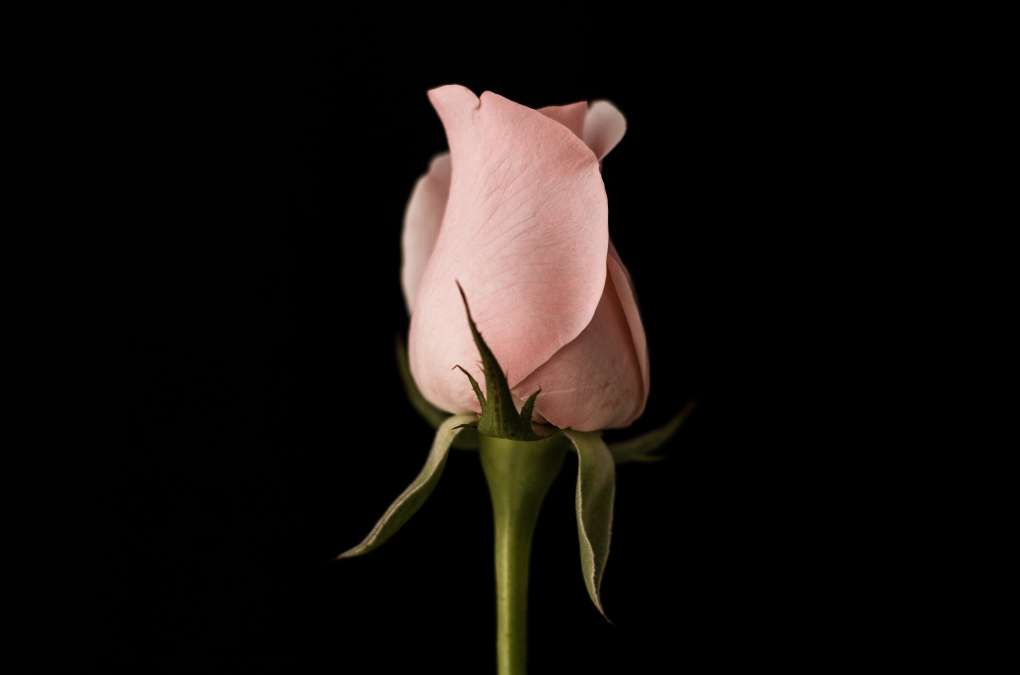
#> input picture second_term/openedu_cv/hw2/img/alisa-olaivar-5bjgzAPKzpI-unsplash.jpg, 5097 x 3372 px (shown at 1/5 size)
$ jupyter execute Week2.ipynb   (shell and % lines are left out)
#> lines starting #> are read from the running program, lines starting #| are printed output that depends on the picture; after the words box and inside, x2 and y2 are one past the last pixel; in counts of white or black regions, pixels touching at a corner belong together
# Обзор возможностей OpenCV

OpenCV — библиотека компьютерного зрения и машинного обучения с открытым исходным кодом. Библиотека имеет интерфейсы на различных языках: Java, C++, Matlab и, конечно, Python.

<a href='https://readthedocs.org/projects/opencv-python-tutroals/downloads/pdf/latest/' target='_blank'>Здесь</a> можно ознакомиться с официальной документацией и примерами.

## Установка OpenCV

После успешной установки, перезагрузите ядро и убедитесь, что используется версия 4.4.0

[cell 1]
import cv2
print('OpenCV version:', cv2.__version__)

## Палитра, каналы

Для отображения изображений в блокноте, будем использовать библиотеку matplotlib:

[cell 2]
import matplotlib.pyplot as plt

Создадим каталог img и поместим в него изображение

[cell 3]
path = 'img/'
file_name = 'alisa-olaivar-5bjgzAPKzpI-unsplash.jpg'

С помощью команды cv2.imread() выполним чтение изображения

[cell 4]
img = cv2.imread(path + file_name)
#> img is the input picture: shape (3372, 5097, 3); mean B, G, R 14.3, 16.7, 21.2

Объект img является массивом типа ndarray, что позволяет с легкостью выполнять различные операции с ним и, как следствие, с изображением. Рассмотрим его структуру

[cell 5]
print(type(img))
#| <class 'numpy.ndarray'>
print(img.shape)
#| (3372, 5097, 3)

Итак, размерность массива (3372, 5097, 3). Первые два числа отвечают за разрешение изображения. Первое число, 3372 — высота изображения в пикселях (или количество строк в массиве), второе число, 5097 — ширина (или количество столбцов). Третье значение указывает на информацию, которая содержится о каждом пикселе. В данном случае (для цветного изображения в формате RGB) мы имеем дело с интенсивностью соответствующих каналов.

Давайте выведем изображение, хранимое в виде массива, на экран. Для этого используем команду imshow():

[cell 6]
plt.imshow(img)
plt.show()

Если сравнить исходное изображение и то, что отобразилось выше, можно заметить некоторое несоответствие по цветам.

<b>Важно!</b> Отметим на этом этапе два важных замечания. Во-первых, изображение по умолчанию представляется в обратной палитре BGR, а не привычной RGB. Для корректного отображения, необходимо поменять каналы R и B местами. Во-вторых, разрешение изображения считается от верхнего левого угла (можно заметить соответствующую систему координат).

Поменять каналы R и B можно вручную, но куда проще воспользоваться следующей встроенной функцией:

[cell 7]
RGB_img = cv2.cvtColor(img, cv2.COLOR_BGR2RGB)
plt.imshow(RGB_img)
plt.show()

Большинство команд, возвращает кортеж значений, так что для удобства рекомендуем пользоваться следующим синтаксисом:

[cell 8]
h, w, c = img.shape
#> h = 3372; w = 5097; c = 3
print('Width:  ', w)
#| Width:   5097
print('Height: ', h)
#| Height:  3372
print('Channels:', c)
#| Channels: 3

[cell 9]
B, G, R = img[774][2500]
#> B = 177; G = 183; R = 226
print('Red channel:', R)
#| Red channel: 226
print('Green channel: ', G)
#| Green channel:  183
print('Blue channel:  ', B)
#| Blue channel:   177

И не забывайте, в какой палитре сохранено изображение, так как это влияет на порядок значений!

[cell 10]
R, G, B = RGB_img[774][2500]
print('Red channel:', R)
#| Red channel: 226
print('Green channel: ', G)
#| Green channel:  183
print('Blue channel:  ', B)
#| Blue channel:   177

Обращаясь к определенным каналам пикселей, мы можем изменить их интенсивность. Например обнулить каналы R и B:

[cell 11]
import numpy as np

[cell 12]
green_img = RGB_img.copy()

green_img[:, :, 0] = 0
green_img[:, :, 2] = 0

plt.imshow(green_img)
plt.show()

Или установить интенсивность канала R для всех пикселей, равной 250:

[cell 13]
red_intense_img = RGB_img.copy()

red_intense_img[:, :, 0] = 250

plt.imshow(red_intense_img)
plt.show()

## Изменение изображения (обрезка, сжатие, вращение)

Так как изображение представляет собой массив, то для операции обрезки изображения достаточно просто обратиться к нужному диапазону пикселей.

Следущий код выделяет область изображения с 300 по 3200 пиксель по вертикали (не забывайте, что 0 находится сверху, а нумерация начинается с нуля) и с 1500 по 3500 по горизонтали:

[cell 14]
crop_img = RGB_img[300:3200, 1500:3500]
plt.imshow(crop_img)
plt.show()

Для масштабирования или сжатия изображения можно воспользоваться функцией resize(), которая в качестве параметров принимает исходное изображение и новую размерность в пикселях. Кроме того, можно указать алгоритм преобразования. Ознакомиться с различными алгоритмы и математикой, скрытой за ними, можно в <a href='https://docs.opencv.org/trunk/da/d6e/tutorial_py_geometric_transformations.html' target='_blank'>документации</a>.

[cell 15]
dim = (1000, 500)
resized_RGB_img = cv2.resize(RGB_img, dim, interpolation = cv2.INTER_AREA)
plt.imshow(resized_RGB_img)
plt.show()

Размеры изображения изменены на 1000 пикселей в ширину и 500 пикселей в высоту, что конечно привело к нарушению пропорций.
Для сохранения пропорций следует найти отношение исходных сторон:

[cell 16]
h, w, c = RGB_img.shape
new_width = 1000

k = float(w) / h
#> k = 1.51
dim = (new_width, int(new_width / k))
#> dim = (1000, 661)

resized_RGB_img = cv2.resize(RGB_img, dim, interpolation = cv2.INTER_AREA)
#> resized_RGB_img: shape (661, 1000, 3)
plt.imshow(resized_RGB_img)
plt.show()

И, наконец, последнее базовое преобразование — поворот изображения. Для этого необходимо создать матрицу поворота на заданный угол. Положительным значениям соответствует поворот против часовой стрелки, отрицательным — по часовой. Поворот, конечно же, задается относительной некоторой точки.

Повернем изображение на 45 градусов по часовой стрелке относительно (почти) центра. За создание матрицы поворота отвечает функция getRotationMatrix2D(), а за преобразование — функция warpAffine().

[cell 17]
h, w, c = RGB_img.shape
center = (w // 2, h // 2)
#> center = (2548, 1686)
M = cv2.getRotationMatrix2D(center, -45, 1)
rotated_RGB_img = cv2.warpAffine(RGB_img, M, (w, h))

plt.imshow(rotated_RGB_img)
plt.show()

Во время поворота можно масштабировать изображение, за это отвечает последний параметр функции getRotationMatrix2D().

[cell 18]
h, w, c = RGB_img.shape
center = (w // 2, h // 2)
M = cv2.getRotationMatrix2D(center, -45, 0.7)
rotated_RGB_img = cv2.warpAffine(RGB_img, M, (w, h))

plt.imshow(rotated_RGB_img)
plt.show()

## Еще о палитрах

Мы уже немного поговорили о палитрах и научились преобразовывать изображения из BGR в RGB. Полезной палитрой при реализации моделей компьютерного зрения является серая шкала (градации серого). Такая шкала передает 256 оттенков серого цвета, или яркости (значение 0 представляет черный цвет, а значение 255 — белый).

Для преобразования из формата BGR воспользуемся методом COLOR_BGR2GRAY:

[cell 19]
gray_image = cv2.cvtColor(img, cv2.COLOR_BGR2GRAY)
plt.imshow(gray_image, cmap='gray')
plt.show()

Забегая несколько вперед, такая палитра полезна в контексте определения границ объектов. Например, с помощью функции threshold, мы можем изменить интенсивность пикселей, которые темнее (меньше) некоторого порога и, соответственно, ярче (больше).

Например, заменим все пиксели темнее, чем 127, на 0, а все, которые ярче 127, —
на 255.

[cell 20]
ret, thresh_image = cv2.threshold(gray_image, 127, 255, 10)
#> ret = 84
plt.imshow(thresh_image, cmap='gray')
plt.show()

В итоге, цветок имеет очень четкую границу с фоном, и может быть в последствии определен на изображении.

Ниже приведем еще некоторые примеры:

[cell 21]
ret, thresh_image = cv2.threshold(gray_image, 127, 255, cv2.THRESH_BINARY)
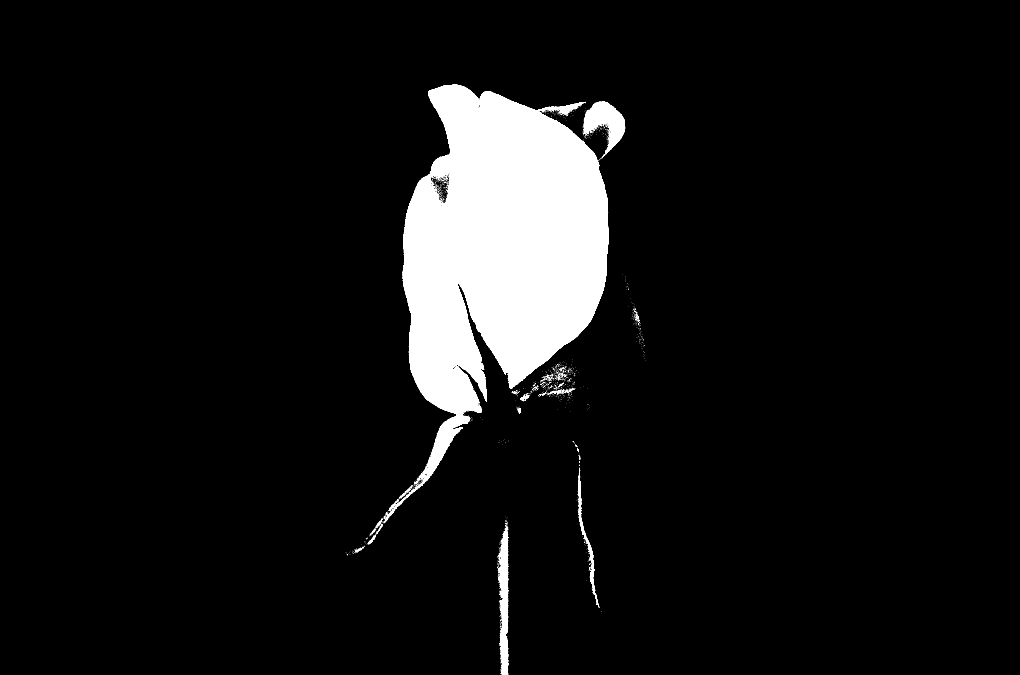
#> thresh_image: shape (3372, 5097) (shown at 1/5 size); 7.4% white; 3426 white regions (3372 under 20 px), largest, box (x1, y1, x2, y2) and area: (1922, 423, 3043, 2612) 1216273, (2917, 508, 3126, 771) 22773, (2492, 2648, 2543, 3372) 20014
plt.imshow(thresh_image, cmap='gray')
plt.show()

[cell 22]
th2 = cv2.adaptiveThreshold(gray_image,255,cv2.ADAPTIVE_THRESH_MEAN_C, cv2.THRESH_BINARY, 11, 2)
#> th2: shape (3372, 5097); 94.4% white; black in thin lines or dots, all inside (x1, y1, x2, y2) = (1607, 408, 3497, 3372)
plt.imshow(th2, cmap='gray')
plt.show()

[cell 23]
th3 = cv2.adaptiveThreshold(gray_image,255,cv2.ADAPTIVE_THRESH_GAUSSIAN_C,cv2.THRESH_BINARY,11,2)
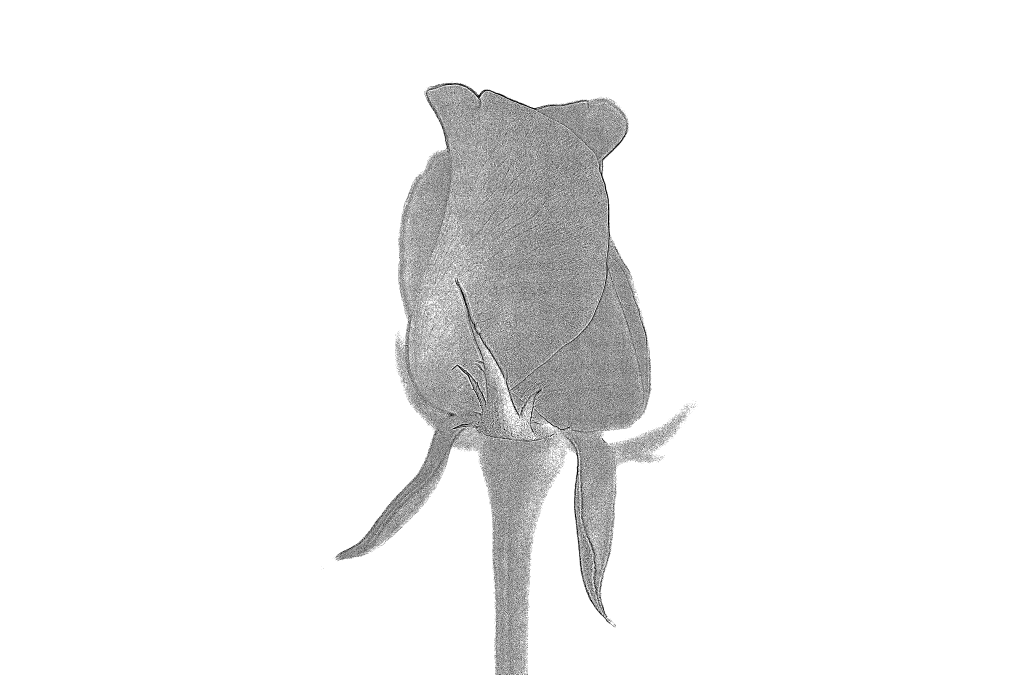
#> th3: shape (3372, 5097) (shown at 1/5 size); 94.7% white; black in thin lines or dots, all inside (x1, y1, x2, y2) = (1607, 408, 3488, 3372)
plt.imshow(th3, cmap='gray')
plt.show()

## Сохранение изображений

Все созданные изображения, конечно, можно сохранить, для этого воспользуемся командой imwrite(). В качестве параметров указываем путь с именем файла и переменную, в которой хранится изображение.

[cell 24]
path = ''
file_name = 'gray_image.jpg'

cv2.imwrite(path + file_name, gray_image)
#> Out = True

Также обращаем внимание, что при сохранении цветного изображения, функция imwrite() ожидает его в формате BGR.

[cell 25]
path = ''
file_name = 'temp.jpg'

cv2.imwrite(path + file_name, cv2.cvtColor(RGB_img, cv2.COLOR_RGB2BGR))
#> Out = True

[cell 26]
## Task 1.

[cell 27]
image_path = 'img/1.jpeg'
img = cv2.imread(image_path)
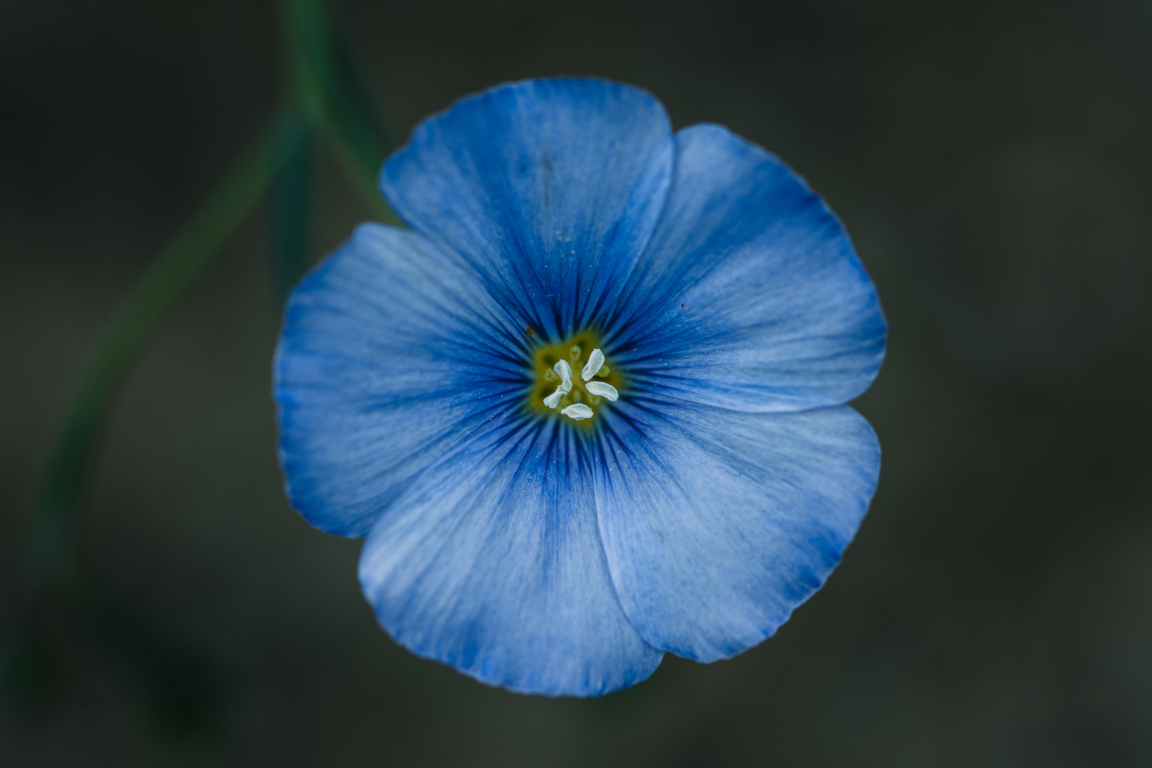
#> input picture second_term/openedu_cv/hw2/1.jpeg, 5758 x 3839 px, found by its file name (shown at 1/5 size)
#> img is the input picture: shape (3839, 5758, 3); mean B, G, R 79.6, 65.9, 42.6

[cell 28]
RGB_img = cv2.cvtColor(img, cv2.COLOR_BGR2RGB)
#> RGB_img: shape (3839, 5758, 3)
plt.imshow(RGB_img)
plt.show()

[cell 29]
RGB_img.shape
#> Out = (3839, 5758, 3)

[cell 30]
B, G, R = img[1937][2893]
#> B = 2; G = 99; R = 97
print('Red channel:', R)
#| Red channel: 97
print('Green channel: ', G)
#| Green channel:  99
print('Blue channel:  ', B)
#| Blue channel:   2

[cell 31]
# Task 2.

[cell 32]
image_path = 'img/2.jpeg'
img = cv2.imread(image_path)
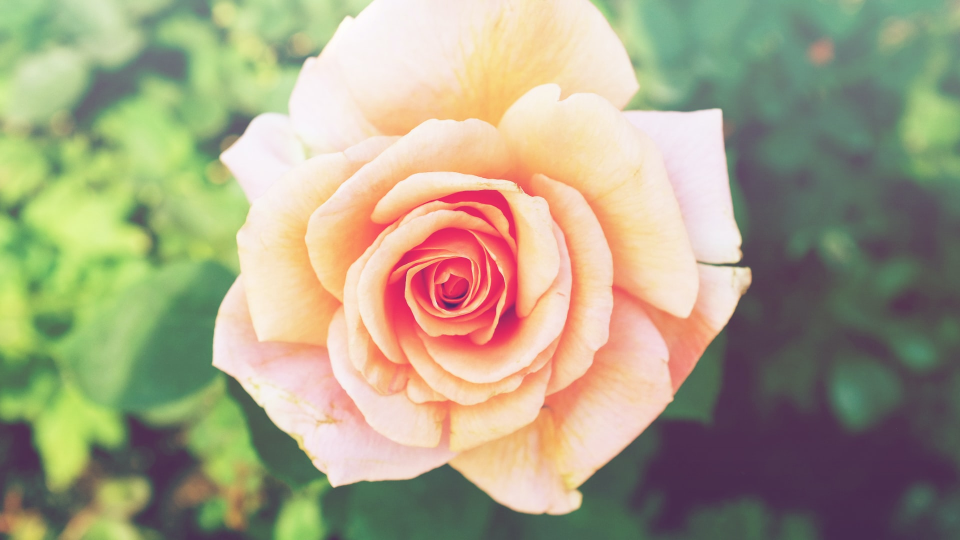
#> input picture second_term/openedu_cv/hw2/2.jpeg, 1920 x 1080 px, found by its file name (shown at 1/2 size)
#> img is the input picture: shape (1080, 1920, 3); mean B, G, R 133.3, 161.6, 166.8
RGB_img = cv2.cvtColor(img, cv2.COLOR_BGR2RGB)
#> RGB_img: shape (1080, 1920, 3)
plt.imshow(RGB_img)
plt.show()

[cell 33]
plt.imshow(RGB_img[110:897, 720:1279])
plt.show()
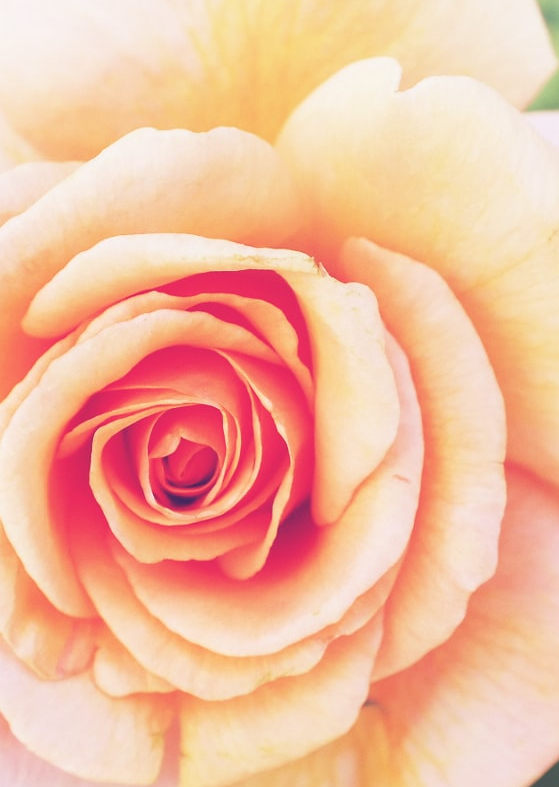
#> shown: shape (787, 559, 3); mean R, G, B 243.9, 186.7, 157.7

[cell 34]
# Task 3.

[cell 35]
image_path = 'img/3.jpeg'
img = cv2.imread(image_path)
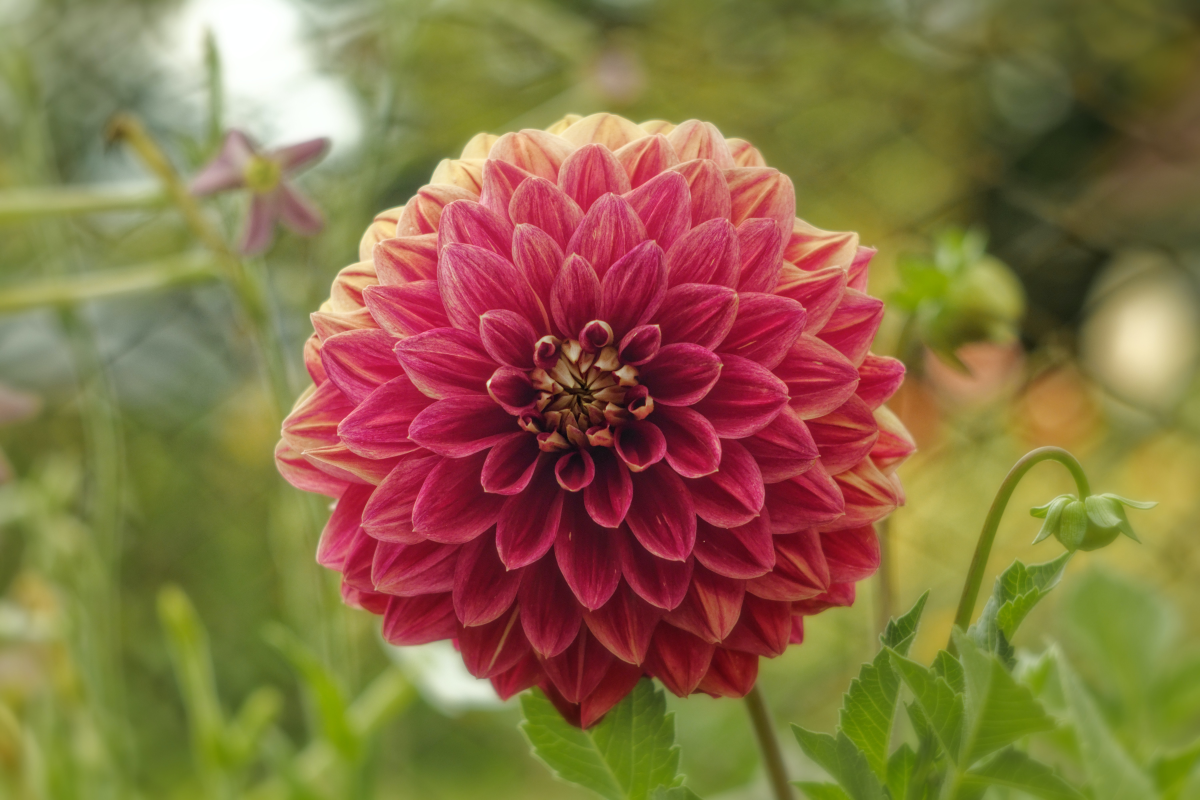
#> input picture second_term/openedu_cv/hw2/3.jpeg, 6000 x 4000 px, found by its file name (shown at 1/5 size)
#> img is the input picture: shape (4000, 6000, 3); mean B, G, R 68.9, 111, 137.1
RGB_img = cv2.cvtColor(img, cv2.COLOR_BGR2RGB)
#> RGB_img: shape (4000, 6000, 3)
plt.imshow(RGB_img)
plt.show()

[cell 36]
h, w, c = RGB_img.shape
#> h = 4000; w = 6000
new_width = 620

k = float(w) / h
#> k = 1.5
dim = (new_width, int(new_width / k))
#> dim = (620, 413)

resized_RGB_img = cv2.resize(RGB_img, dim, interpolation = cv2.INTER_AREA)
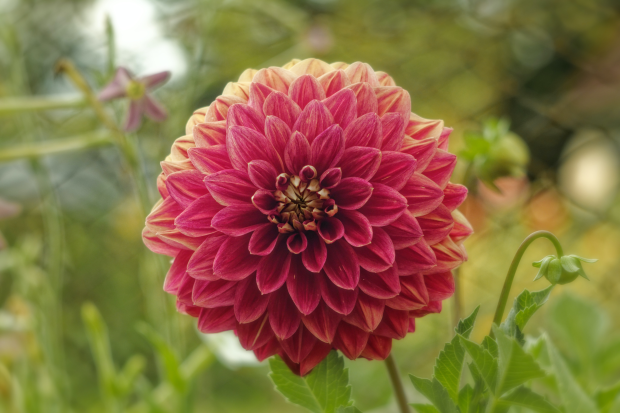
#> resized_RGB_img: shape (413, 620, 3); mean R, G, B 137.1, 111, 68.9
plt.imshow(resized_RGB_img)
plt.show()

[cell 37]
cv2.imwrite('saved.jpeg', cv2.cvtColor(resized_RGB_img, cv2.COLOR_RGB2BGR))
#> Out = True
